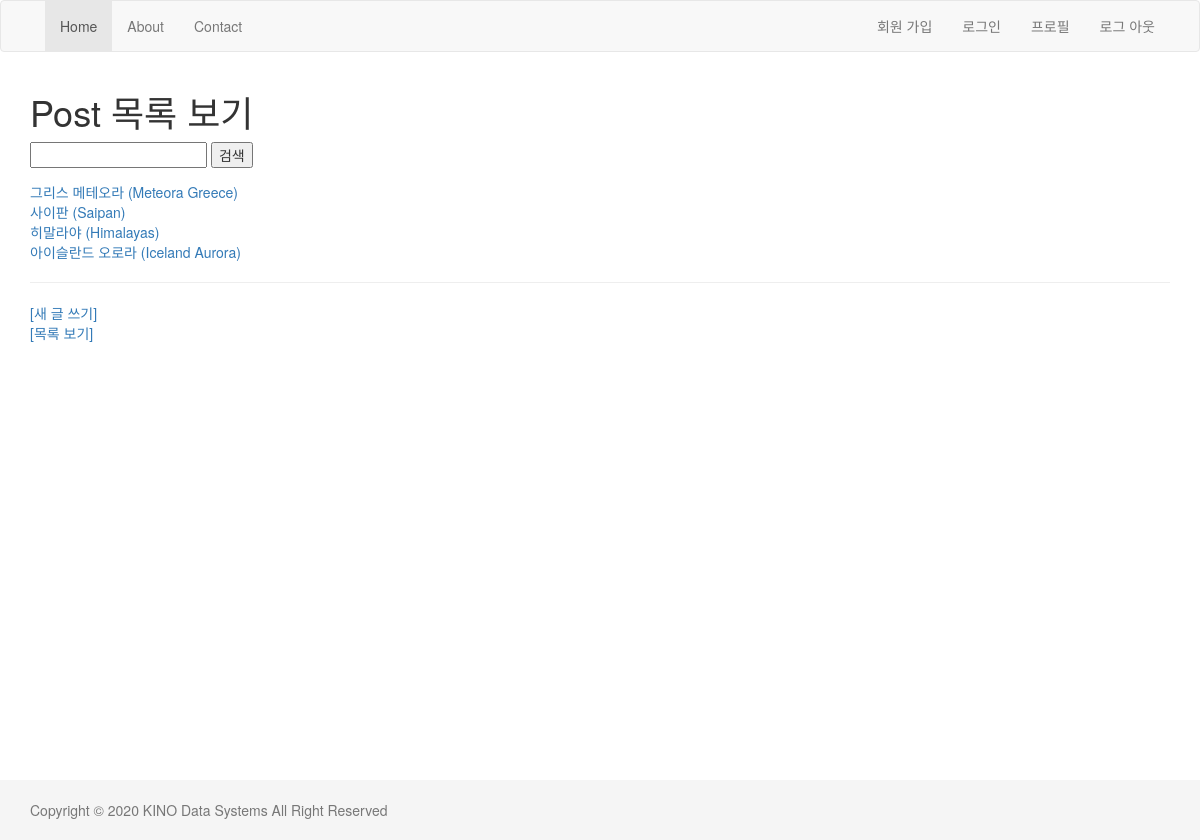
The page /blog/ on the database as committed earlier.
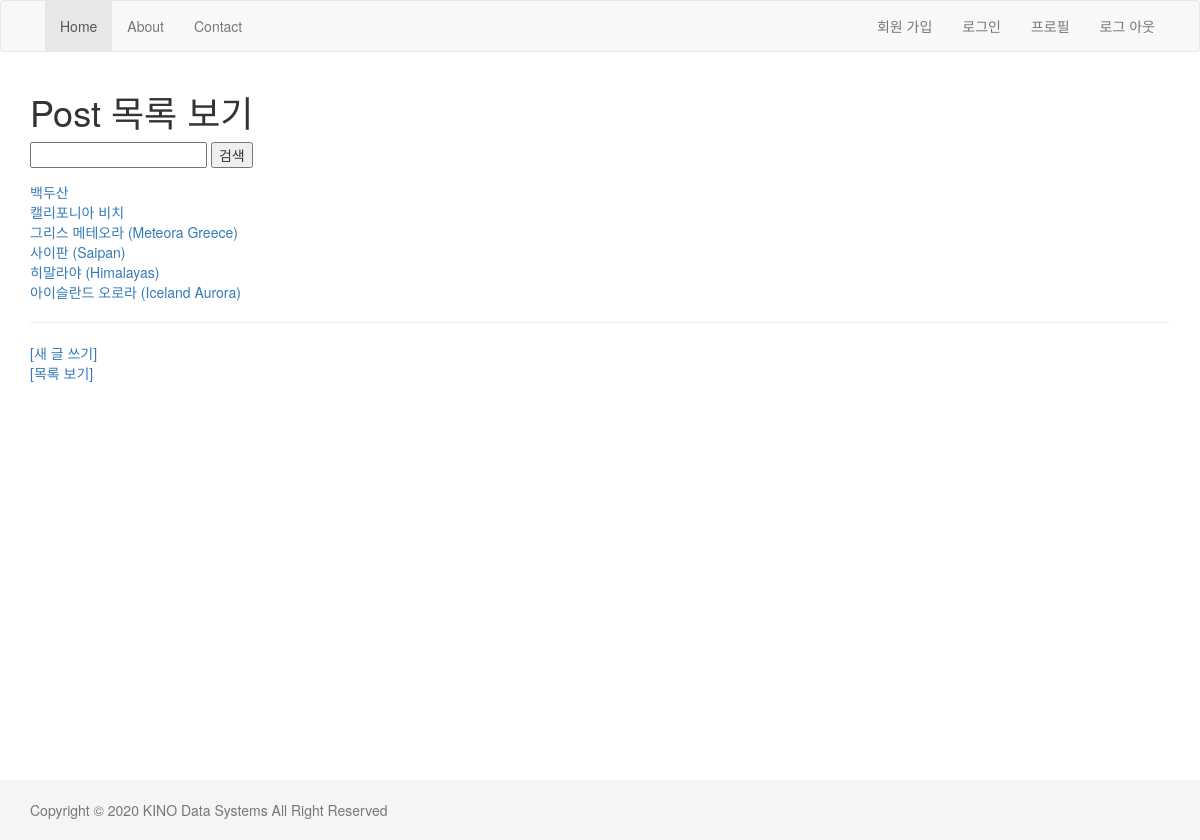
The same page on the database as committed later.
### blog/models.py (models this page shows, shortened)
class Post(models.Model):
    class Meta:
        ordering = ['-id']
    REGION_CHOICE = (
        ('Africa', '아프리카'),
        ('Europe', '유럽'),
        ('Oceania', '오세아니아'),
        ('Asia', '아시아'),
        ('North America', '북아메리카'),
        ('South America', '남아메리카'),
    )
    title = models.CharField('제목', max_length=250)
    body = models.TextField('내용')
    region = models.CharField('지역', max_length=20, choices=REGION_CHOICE, default='Asia')
    created = models.DateField(auto_now_add=True)
    updated = models.DateTimeField(auto_now=True)
    tag = models.ManyToManyField('Tag')

### blog/views.py (the view)
# urls.py: path('', views.list, name='list'),
def list(request):
    search_key = request.POST.get('keyword')
    print(search_key)
    post_list = Post.objects.all()
    if search_key:
        post_list = post_list.filter(title__icontains=search_key)
    return render(request, 'blog/list.html', {'post_all': post_list})
    return HttpResponse(post_list)

### blog/templates/blog/list.html (shortened to what this page needs)
{% extends 'layout.html' %}
{% block content %}
    <h1>Post 목록 보기</h1>
    <form action="" method="post">
        <input type="text" name="keyword" value="{{ search_key }}">
        <input type="submit" value="검색">
    </form>
    {% for post in post_all %}
        <a href="{% url 'blog:detail' post.id %}">{{ post.title }}</a> <br>
    {% endfor %}
    <hr>
    <a href="{% url 'blog:create' %}">[새 글 쓰기]</a>
    <p>
    <a href="{% url 'blog:list' %}">[목록 보기]</a>
{% endblock %}

Rows that differ between the two databases and show on the page:
added Post: title "백두산"
added Post: title "캘리포니아 비치"
